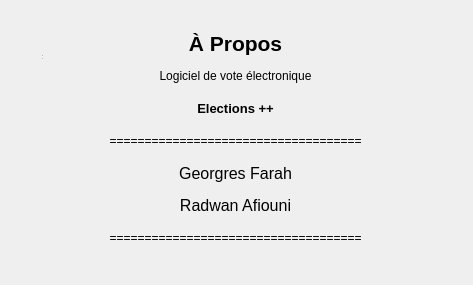
<?xml version="1.0" encoding="UTF-8"?>
<ui version="4.0">
 <class>about</class>
 <widget class="QDialog" name="about">
  <property name="geometry">
   <rect>
    <x>0</x>
    <y>0</y>
    <width>473</width>
    <height>285</height>
   </rect>
  </property>
  <property name="minimumSize">
   <size>
    <width>473</width>
    <height>285</height>
   </size>
  </property>
  <property name="maximumSize">
   <size>
    <width>473</width>
    <height>285</height>
   </size>
  </property>
  <property name="windowTitle">
   <string>À Propos </string>
  </property>
  <widget class="QWidget" name="centralwidget">
   <property name="geometry">
    <rect>
     <x>40</x>
     <y>30</y>
     <width>391</width>
     <height>221</height>
    </rect>
   </property>
   <layout class="QGridLayout" name="gridLayout">
    <item row="6" column="0">
     <widget class="QLabel" name="label_3">
      <property name="font">
       <font>
        <pointsize>12</pointsize>
       </font>
      </property>
      <property name="text">
       <string>Georgres Farah</string>
      </property>
      <property name="alignment">
       <set>Qt::AlignCenter</set>
      </property>
     </widget>
    </item>
    <item row="5" column="0">
     <widget class="QLabel" name="label_6">
      <property name="text">
       <string>====================================</string>
      </property>
      <property name="alignment">
       <set>Qt::AlignCenter</set>
      </property>
     </widget>
    </item>
    <item row="8" column="0">
     <widget class="QLabel" name="label_7">
      <property name="text">
       <string>====================================</string>
      </property>
      <property name="alignment">
       <set>Qt::AlignCenter</set>
      </property>
     </widget>
    </item>
    <item row="4" column="0">
     <widget class="QLabel" name="label_5">
      <property name="font">
       <font>
        <pointsize>10</pointsize>
        <weight>75</weight>
        <bold>true</bold>
       </font>
      </property>
      <property name="text">
       <string>Elections ++</string>
      </property>
      <property name="alignment">
       <set>Qt::AlignCenter</set>
      </property>
     </widget>
    </item>
    <item row="3" column="0">
     <widget class="QLabel" name="label_2">
      <property name="font">
       <font>
        <weight>50</weight>
        <italic>false</italic>
        <bold>false</bold>
        <underline>false</underline>
       </font>
      </property>
      <property name="text">
       <string>Logiciel de vote électronique</string>
      </property>
      <property name="alignment">
       <set>Qt::AlignCenter</set>
      </property>
     </widget>
    </item>
    <item row="7" column="0">
     <widget class="QLabel" name="label_4">
      <property name="font">
       <font>
        <pointsize>12</pointsize>
       </font>
      </property>
      <property name="text">
       <string>Radwan Afiouni</string>
      </property>
      <property name="alignment">
       <set>Qt::AlignCenter</set>
      </property>
     </widget>
    </item>
    <item row="2" column="0">
     <widget class="QLabel" name="label">
      <property name="font">
       <font>
        <pointsize>16</pointsize>
        <weight>75</weight>
        <bold>true</bold>
        <underline>false</underline>
       </font>
      </property>
      <property name="autoFillBackground">
       <bool>false</bool>
      </property>
      <property name="text">
       <string>À Propos</string>
      </property>
      <property name="scaledContents">
       <bool>false</bool>
      </property>
      <property name="alignment">
       <set>Qt::AlignCenter</set>
      </property>
     </widget>
    </item>
   </layout>
  </widget>
  <widget class="QStatusBar" name="statusbar">
   <property name="geometry">
    <rect>
     <x>40</x>
     <y>40</y>
     <width>3</width>
     <height>21</height>
    </rect>
   </property>
  </widget>
 </widget>
 <resources/>
 <connections/>
</ui>
